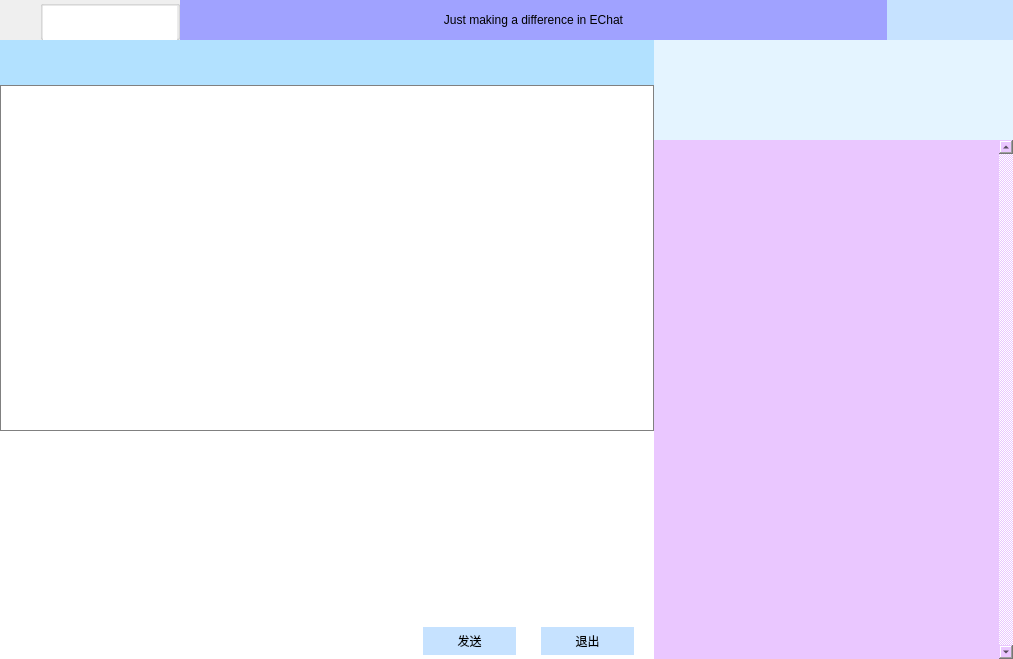
<?xml version="1.0" encoding="UTF-8"?>
<ui version="4.0">
 <class>Widget</class>
 <widget class="QWidget" name="Widget">
  <property name="windowModality">
   <enum>Qt::WindowModal</enum>
  </property>
  <property name="geometry">
   <rect>
    <x>0</x>
    <y>0</y>
    <width>1013</width>
    <height>659</height>
   </rect>
  </property>
  <property name="sizePolicy">
   <sizepolicy hsizetype="Expanding" vsizetype="Expanding">
    <horstretch>0</horstretch>
    <verstretch>0</verstretch>
   </sizepolicy>
  </property>
  <property name="windowTitle">
   <string>Widget</string>
  </property>
  <property name="styleSheet">
   <string notr="true"/>
  </property>
  <layout class="QGridLayout" name="gridLayout">
   <property name="leftMargin">
    <number>0</number>
   </property>
   <property name="topMargin">
    <number>0</number>
   </property>
   <property name="rightMargin">
    <number>0</number>
   </property>
   <property name="bottomMargin">
    <number>0</number>
   </property>
   <property name="spacing">
    <number>0</number>
   </property>
   <item row="1" column="0" colspan="2">
    <widget class="QWidget" name="widget_7" native="true">
     <layout class="QVBoxLayout" name="verticalLayout">
      <property name="spacing">
       <number>0</number>
      </property>
      <property name="leftMargin">
       <number>0</number>
      </property>
      <property name="topMargin">
       <number>0</number>
      </property>
      <property name="rightMargin">
       <number>0</number>
      </property>
      <property name="bottomMargin">
       <number>0</number>
      </property>
      <item>
       <widget class="QLabel" name="label_name">
        <property name="sizePolicy">
         <sizepolicy hsizetype="Preferred" vsizetype="Fixed">
          <horstretch>0</horstretch>
          <verstretch>0</verstretch>
         </sizepolicy>
        </property>
        <property name="minimumSize">
         <size>
          <width>0</width>
          <height>45</height>
         </size>
        </property>
        <property name="maximumSize">
         <size>
          <width>16777215</width>
          <height>45</height>
         </size>
        </property>
        <property name="layoutDirection">
         <enum>Qt::LeftToRight</enum>
        </property>
        <property name="styleSheet">
         <string notr="true">background-color:rgb(178, 225, 255)</string>
        </property>
        <property name="frameShape">
         <enum>QFrame::NoFrame</enum>
        </property>
        <property name="text">
         <string/>
        </property>
        <property name="scaledContents">
         <bool>true</bool>
        </property>
        <property name="alignment">
         <set>Qt::AlignCenter</set>
        </property>
        <property name="wordWrap">
         <bool>false</bool>
        </property>
        <property name="indent">
         <number>0</number>
        </property>
        <property name="openExternalLinks">
         <bool>false</bool>
        </property>
       </widget>
      </item>
      <item>
       <widget class="QTextBrowser" name="textBrowser_chatBox">
        <property name="styleSheet">
         <string notr="true">border:1px solid gray;</string>
        </property>
        <property name="frameShape">
         <enum>QFrame::NoFrame</enum>
        </property>
        <property name="lineWidth">
         <number>1</number>
        </property>
        <property name="verticalScrollBarPolicy">
         <enum>Qt::ScrollBarAlwaysOff</enum>
        </property>
        <property name="html">
         <string>&lt;!DOCTYPE HTML PUBLIC &quot;-//W3C//DTD HTML 4.0//EN&quot; &quot;http://www.w3.org/TR/REC-html40/strict.dtd&quot;&gt;
&lt;html&gt;&lt;head&gt;&lt;meta name=&quot;qrichtext&quot; content=&quot;1&quot; /&gt;&lt;style type=&quot;text/css&quot;&gt;
p, li { white-space: pre-wrap; }
&lt;/style&gt;&lt;/head&gt;&lt;body style=&quot; font-family:'SimSun'; font-size:9pt; font-weight:400; font-style:normal;&quot;&gt;
&lt;p style=&quot;-qt-paragraph-type:empty; margin-top:0px; margin-bottom:0px; margin-left:0px; margin-right:0px; -qt-block-indent:0; text-indent:0px;&quot;&gt;&lt;br /&gt;&lt;/p&gt;&lt;/body&gt;&lt;/html&gt;</string>
        </property>
       </widget>
      </item>
      <item>
       <widget class="QTextEdit" name="textEdit_inputBox">
        <property name="sizePolicy">
         <sizepolicy hsizetype="Expanding" vsizetype="Fixed">
          <horstretch>0</horstretch>
          <verstretch>0</verstretch>
         </sizepolicy>
        </property>
        <property name="styleSheet">
         <string notr="true">border:none;</string>
        </property>
       </widget>
      </item>
      <item>
       <widget class="QWidget" name="widget_2" native="true">
        <property name="sizePolicy">
         <sizepolicy hsizetype="Expanding" vsizetype="Fixed">
          <horstretch>0</horstretch>
          <verstretch>0</verstretch>
         </sizepolicy>
        </property>
        <property name="minimumSize">
         <size>
          <width>0</width>
          <height>36</height>
         </size>
        </property>
        <property name="maximumSize">
         <size>
          <width>16777215</width>
          <height>36</height>
         </size>
        </property>
        <property name="styleSheet">
         <string notr="true">background-color: rgb(255, 255, 255);</string>
        </property>
        <layout class="QHBoxLayout" name="horizontalLayout">
         <property name="spacing">
          <number>25</number>
         </property>
         <property name="sizeConstraint">
          <enum>QLayout::SetDefaultConstraint</enum>
         </property>
         <property name="leftMargin">
          <number>0</number>
         </property>
         <property name="topMargin">
          <number>0</number>
         </property>
         <property name="rightMargin">
          <number>20</number>
         </property>
         <property name="bottomMargin">
          <number>0</number>
         </property>
         <item>
          <spacer name="horizontalSpacer_3">
           <property name="orientation">
            <enum>Qt::Horizontal</enum>
           </property>
           <property name="sizeHint" stdset="0">
            <size>
             <width>40</width>
             <height>20</height>
            </size>
           </property>
          </spacer>
         </item>
         <item>
          <widget class="QToolButton" name="toolButton_message_send">
           <property name="sizePolicy">
            <sizepolicy hsizetype="Fixed" vsizetype="Fixed">
             <horstretch>0</horstretch>
             <verstretch>0</verstretch>
            </sizepolicy>
           </property>
           <property name="minimumSize">
            <size>
             <width>93</width>
             <height>28</height>
            </size>
           </property>
           <property name="maximumSize">
            <size>
             <width>93</width>
             <height>28</height>
            </size>
           </property>
           <property name="acceptDrops">
            <bool>false</bool>
           </property>
           <property name="styleSheet">
            <string notr="true">background-color:rgb(198, 226, 255)</string>
           </property>
           <property name="text">
            <string>发送</string>
           </property>
           <property name="icon">
            <iconset resource="res.qrc">
             <normaloff>:/Image/send.svg</normaloff>:/Image/send.svg</iconset>
           </property>
           <property name="toolButtonStyle">
            <enum>Qt::ToolButtonTextBesideIcon</enum>
           </property>
           <property name="autoRaise">
            <bool>true</bool>
           </property>
          </widget>
         </item>
         <item>
          <widget class="QToolButton" name="toolButton_message_close">
           <property name="sizePolicy">
            <sizepolicy hsizetype="Fixed" vsizetype="Fixed">
             <horstretch>93</horstretch>
             <verstretch>28</verstretch>
            </sizepolicy>
           </property>
           <property name="minimumSize">
            <size>
             <width>93</width>
             <height>28</height>
            </size>
           </property>
           <property name="maximumSize">
            <size>
             <width>93</width>
             <height>28</height>
            </size>
           </property>
           <property name="styleSheet">
            <string notr="true">background-color:rgb(198, 226, 255)</string>
           </property>
           <property name="text">
            <string>退出</string>
           </property>
           <property name="icon">
            <iconset resource="res.qrc">
             <normaloff>:/Image/back.svg</normaloff>:/Image/back.svg</iconset>
           </property>
           <property name="toolButtonStyle">
            <enum>Qt::ToolButtonTextBesideIcon</enum>
           </property>
           <property name="autoRaise">
            <bool>true</bool>
           </property>
          </widget>
         </item>
        </layout>
       </widget>
      </item>
     </layout>
    </widget>
   </item>
   <item row="0" column="0">
    <widget class="QWidget" name="widget_3" native="true">
     <property name="sizePolicy">
      <sizepolicy hsizetype="Fixed" vsizetype="Fixed">
       <horstretch>180</horstretch>
       <verstretch>40</verstretch>
      </sizepolicy>
     </property>
     <property name="minimumSize">
      <size>
       <width>180</width>
       <height>40</height>
      </size>
     </property>
     <property name="maximumSize">
      <size>
       <width>180</width>
       <height>40</height>
      </size>
     </property>
     <layout class="QHBoxLayout" name="horizontalLayout_5">
      <property name="spacing">
       <number>0</number>
      </property>
      <property name="leftMargin">
       <number>0</number>
      </property>
      <property name="topMargin">
       <number>0</number>
      </property>
      <property name="rightMargin">
       <number>0</number>
      </property>
      <property name="bottomMargin">
       <number>0</number>
      </property>
      <item>
       <widget class="QToolButton" name="toolButton">
        <property name="minimumSize">
         <size>
          <width>40</width>
          <height>40</height>
         </size>
        </property>
        <property name="text">
         <string/>
        </property>
        <property name="icon">
         <iconset resource="res.qrc">
          <normaloff>:/Image/find.svg</normaloff>:/Image/find.svg</iconset>
        </property>
        <property name="checkable">
         <bool>true</bool>
        </property>
        <property name="checked">
         <bool>false</bool>
        </property>
        <property name="autoRepeat">
         <bool>false</bool>
        </property>
        <property name="autoExclusive">
         <bool>false</bool>
        </property>
        <property name="autoRaise">
         <bool>true</bool>
        </property>
       </widget>
      </item>
      <item>
       <widget class="QGroupBox" name="groupBox_search">
        <property name="title">
         <string/>
        </property>
        <layout class="QVBoxLayout" name="verticalLayout_3">
         <property name="sizeConstraint">
          <enum>QLayout::SetNoConstraint</enum>
         </property>
         <property name="leftMargin">
          <number>0</number>
         </property>
         <property name="topMargin">
          <number>0</number>
         </property>
         <property name="rightMargin">
          <number>0</number>
         </property>
         <property name="bottomMargin">
          <number>0</number>
         </property>
         <item>
          <widget class="QLineEdit" name="lineEdit_search">
           <property name="minimumSize">
            <size>
             <width>0</width>
             <height>40</height>
            </size>
           </property>
           <property name="maximumSize">
            <size>
             <width>16777215</width>
             <height>40</height>
            </size>
           </property>
           <property name="frame">
            <bool>false</bool>
           </property>
          </widget>
         </item>
        </layout>
       </widget>
      </item>
     </layout>
    </widget>
   </item>
   <item row="1" column="2">
    <widget class="QWidget" name="widget_4" native="true">
     <property name="sizePolicy">
      <sizepolicy hsizetype="Fixed" vsizetype="Preferred">
       <horstretch>0</horstretch>
       <verstretch>0</verstretch>
      </sizepolicy>
     </property>
     <property name="minimumSize">
      <size>
       <width>359</width>
       <height>0</height>
      </size>
     </property>
     <property name="maximumSize">
      <size>
       <width>359</width>
       <height>16777215</height>
      </size>
     </property>
     <layout class="QGridLayout" name="gridLayout_2">
      <property name="leftMargin">
       <number>0</number>
      </property>
      <property name="topMargin">
       <number>0</number>
      </property>
      <property name="rightMargin">
       <number>0</number>
      </property>
      <property name="bottomMargin">
       <number>0</number>
      </property>
      <property name="spacing">
       <number>0</number>
      </property>
      <item row="1" column="0">
       <widget class="QStackedWidget" name="stackedWidget">
        <property name="currentIndex">
         <number>1</number>
        </property>
        <widget class="QWidget" name="widget_5">
         <property name="sizePolicy">
          <sizepolicy hsizetype="Fixed" vsizetype="Expanding">
           <horstretch>0</horstretch>
           <verstretch>0</verstretch>
          </sizepolicy>
         </property>
         <property name="minimumSize">
          <size>
           <width>323</width>
           <height>0</height>
          </size>
         </property>
         <layout class="QHBoxLayout" name="horizontalLayout_4">
          <property name="spacing">
           <number>0</number>
          </property>
          <property name="leftMargin">
           <number>0</number>
          </property>
          <property name="topMargin">
           <number>0</number>
          </property>
          <property name="rightMargin">
           <number>0</number>
          </property>
          <property name="bottomMargin">
           <number>0</number>
          </property>
         </layout>
        </widget>
        <widget class="QWidget" name="stackedWidget_friend">
         <property name="sizePolicy">
          <sizepolicy hsizetype="Fixed" vsizetype="Preferred">
           <horstretch>0</horstretch>
           <verstretch>0</verstretch>
          </sizepolicy>
         </property>
         <property name="minimumSize">
          <size>
           <width>323</width>
           <height>0</height>
          </size>
         </property>
         <layout class="QVBoxLayout" name="verticalLayout_2">
          <property name="spacing">
           <number>0</number>
          </property>
          <property name="leftMargin">
           <number>0</number>
          </property>
          <property name="topMargin">
           <number>0</number>
          </property>
          <property name="rightMargin">
           <number>0</number>
          </property>
          <property name="bottomMargin">
           <number>0</number>
          </property>
          <item>
           <widget class="QScrollArea" name="scrollArea_friend">
            <property name="sizePolicy">
             <sizepolicy hsizetype="Expanding" vsizetype="Expanding">
              <horstretch>0</horstretch>
              <verstretch>0</verstretch>
             </sizepolicy>
            </property>
            <property name="minimumSize">
             <size>
              <width>359</width>
              <height>0</height>
             </size>
            </property>
            <property name="autoFillBackground">
             <bool>false</bool>
            </property>
            <property name="styleSheet">
             <string notr="true">background-color:rgb(234, 199, 255)</string>
            </property>
            <property name="frameShape">
             <enum>QFrame::NoFrame</enum>
            </property>
            <property name="frameShadow">
             <enum>QFrame::Plain</enum>
            </property>
            <property name="verticalScrollBarPolicy">
             <enum>Qt::ScrollBarAlwaysOn</enum>
            </property>
            <property name="horizontalScrollBarPolicy">
             <enum>Qt::ScrollBarAlwaysOff</enum>
            </property>
            <property name="sizeAdjustPolicy">
             <enum>QAbstractScrollArea::AdjustToContentsOnFirstShow</enum>
            </property>
            <property name="widgetResizable">
             <bool>false</bool>
            </property>
            <property name="alignment">
             <set>Qt::AlignHCenter|Qt::AlignTop</set>
            </property>
            <widget class="QWidget" name="scrollAreaWidgetContents_friend">
             <property name="geometry">
              <rect>
               <x>0</x>
               <y>0</y>
               <width>338</width>
               <height>479</height>
              </rect>
             </property>
             <layout class="QGridLayout" name="gridLayout_3">
              <property name="leftMargin">
               <number>0</number>
              </property>
              <property name="topMargin">
               <number>0</number>
              </property>
              <property name="rightMargin">
               <number>0</number>
              </property>
              <property name="bottomMargin">
               <number>0</number>
              </property>
              <property name="spacing">
               <number>0</number>
              </property>
             </layout>
            </widget>
           </widget>
          </item>
         </layout>
        </widget>
        <widget class="QWidget" name="page_4"/>
       </widget>
      </item>
      <item row="0" column="0">
       <widget class="QWidget" name="widget_individual" native="true">
        <property name="minimumSize">
         <size>
          <width>0</width>
          <height>100</height>
         </size>
        </property>
        <property name="styleSheet">
         <string notr="true">background-color:rgb(228, 244, 255)</string>
        </property>
        <layout class="QVBoxLayout" name="verticalLayout_4">
         <item>
          <widget class="QLabel" name="label_userName">
           <property name="text">
            <string/>
           </property>
           <property name="alignment">
            <set>Qt::AlignCenter</set>
           </property>
          </widget>
         </item>
        </layout>
       </widget>
      </item>
     </layout>
    </widget>
   </item>
   <item row="0" column="1" colspan="2">
    <widget class="QWidget" name="widget" native="true">
     <property name="sizePolicy">
      <sizepolicy hsizetype="Expanding" vsizetype="Fixed">
       <horstretch>0</horstretch>
       <verstretch>60</verstretch>
      </sizepolicy>
     </property>
     <property name="minimumSize">
      <size>
       <width>0</width>
       <height>0</height>
      </size>
     </property>
     <property name="maximumSize">
      <size>
       <width>16777215</width>
       <height>16777215</height>
      </size>
     </property>
     <property name="styleSheet">
      <string notr="true">background-color:rgb(230, 255, 224);</string>
     </property>
     <layout class="QHBoxLayout" name="horizontalLayout_3">
      <property name="spacing">
       <number>0</number>
      </property>
      <property name="leftMargin">
       <number>0</number>
      </property>
      <property name="topMargin">
       <number>0</number>
      </property>
      <property name="rightMargin">
       <number>0</number>
      </property>
      <property name="bottomMargin">
       <number>0</number>
      </property>
      <item>
       <widget class="QLabel" name="label_title">
        <property name="sizePolicy">
         <sizepolicy hsizetype="Preferred" vsizetype="Fixed">
          <horstretch>0</horstretch>
          <verstretch>0</verstretch>
         </sizepolicy>
        </property>
        <property name="minimumSize">
         <size>
          <width>0</width>
          <height>40</height>
         </size>
        </property>
        <property name="styleSheet">
         <string notr="true">background-color:rgb(160, 162, 255)</string>
        </property>
        <property name="text">
         <string>Just making a difference in EChat</string>
        </property>
        <property name="textFormat">
         <enum>Qt::AutoText</enum>
        </property>
        <property name="scaledContents">
         <bool>false</bool>
        </property>
        <property name="alignment">
         <set>Qt::AlignCenter</set>
        </property>
        <property name="wordWrap">
         <bool>false</bool>
        </property>
        <property name="openExternalLinks">
         <bool>false</bool>
        </property>
       </widget>
      </item>
      <item>
       <widget class="QToolButton" name="toolButton_shrink">
        <property name="minimumSize">
         <size>
          <width>42</width>
          <height>40</height>
         </size>
        </property>
        <property name="maximumSize">
         <size>
          <width>42</width>
          <height>40</height>
         </size>
        </property>
        <property name="styleSheet">
         <string notr="true">background-color:rgb(198, 226, 255)</string>
        </property>
        <property name="text">
         <string/>
        </property>
        <property name="autoRaise">
         <bool>true</bool>
        </property>
       </widget>
      </item>
      <item>
       <widget class="QToolButton" name="toolButton_magnify">
        <property name="minimumSize">
         <size>
          <width>42</width>
          <height>40</height>
         </size>
        </property>
        <property name="maximumSize">
         <size>
          <width>42</width>
          <height>40</height>
         </size>
        </property>
        <property name="styleSheet">
         <string notr="true">background-color:rgb(198, 226, 255)</string>
        </property>
        <property name="text">
         <string/>
        </property>
        <property name="autoRaise">
         <bool>true</bool>
        </property>
       </widget>
      </item>
      <item>
       <widget class="QToolButton" name="toolButton_close">
        <property name="minimumSize">
         <size>
          <width>42</width>
          <height>40</height>
         </size>
        </property>
        <property name="maximumSize">
         <size>
          <width>42</width>
          <height>40</height>
         </size>
        </property>
        <property name="styleSheet">
         <string notr="true">background-color:rgb(198, 226, 255)</string>
        </property>
        <property name="text">
         <string/>
        </property>
        <property name="autoRaise">
         <bool>true</bool>
        </property>
       </widget>
      </item>
     </layout>
    </widget>
   </item>
  </layout>
 </widget>
 <resources>
  <include location="res.qrc"/>
 </resources>
 <connections/>
</ui>
